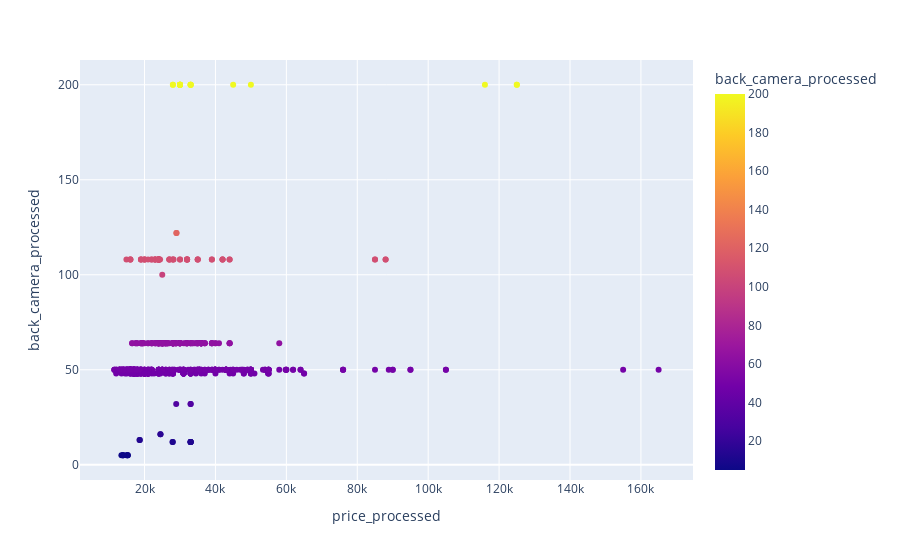

The notebook cell saved with this chart:
### Code cell
fig = px.scatter(df, y="back_camera_processed", x="price_processed",color='back_camera_processed')
fig.show()

### Figure 1 — Plotly figure (JSON) as saved in the notebook; plotly's stock layout.template omitted (floating-point values rounded to 4 significant figures; data arrays with more than 128 entries replaced by an {"elided": "..."} marker saying what was removed)
{"data": [{"hovertemplate": "price_processed=%{x}<br>back_camera_processed=%{marker.color}<extra></extra>", "legendgroup": "", "marker": {"color": {"elided": "618 int values"}, "coloraxis": "coloraxis", "symbol": "circle"}, "mode": "markers", "name": "", "orientation": "v", "showlegend": false, "type": "scatter", "x": {"elided": "618 int values"}, "xaxis": "x", "y": {"elided": "618 int values"}, "yaxis": "y"}], "layout": {"coloraxis": {"colorbar": {"title": {"text": "back_camera_processed"}}, "colorscale": [[0, "#0d0887"], [0.1111, "#46039f"], [0.2222, "#7201a8"], [0.3333, "#9c179e"], [0.4444, "#bd3786"], [0.5556, "#d8576b"], [0.6667, "#ed7953"], [0.7778, "#fb9f3a"], [0.8889, "#fdca26"], [1, "#f0f921"]]}, "legend": {"tracegroupgap": 0}, "margin": {"t": 60}, "xaxis": {"anchor": "y", "domain": [0, 1], "title": {"text": "price_processed"}}, "yaxis": {"anchor": "x", "domain": [0, 1], "title": {"text": "back_camera_processed"}}}}
